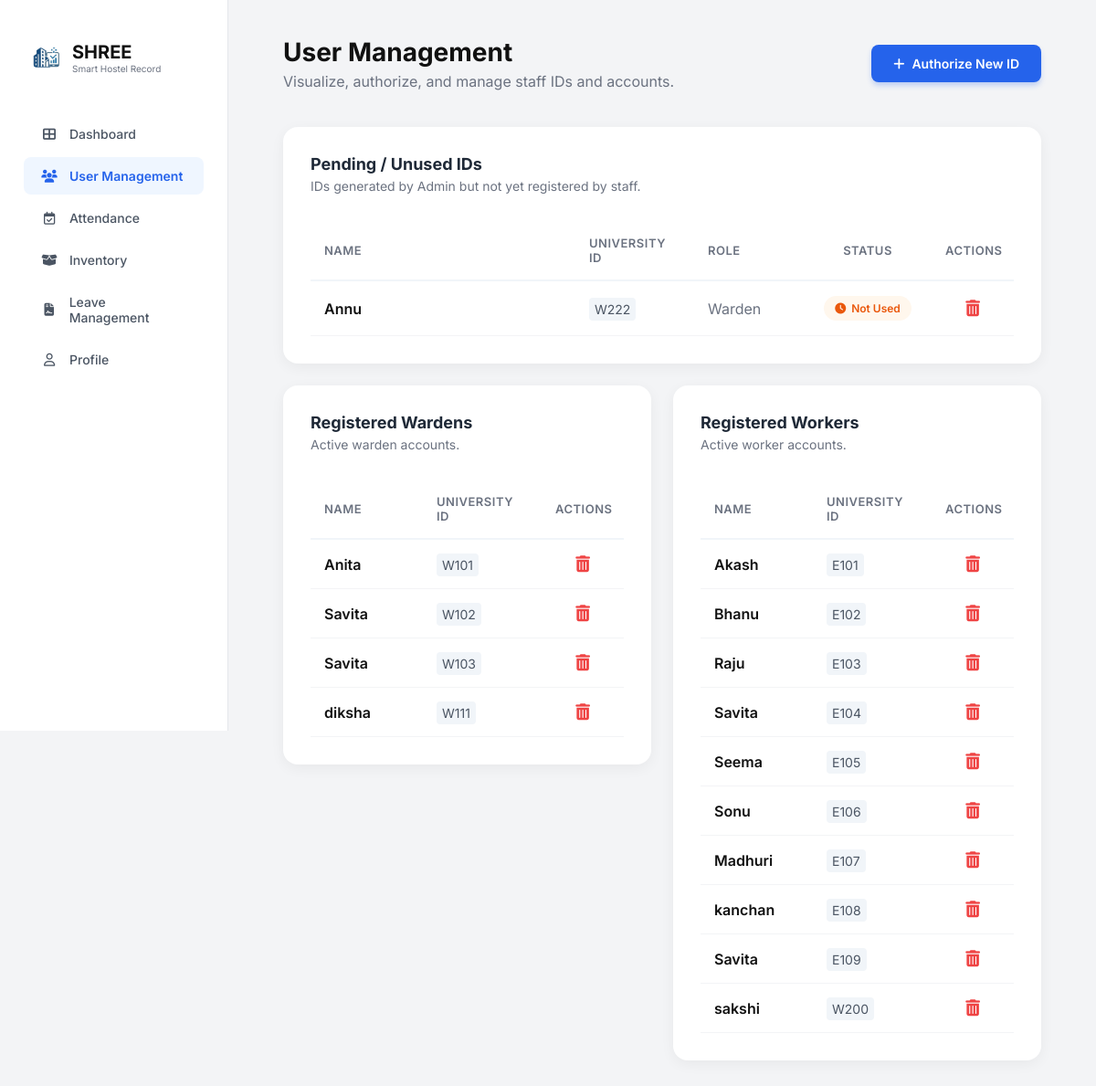
The app's page /Shree-admin/users/, older data.
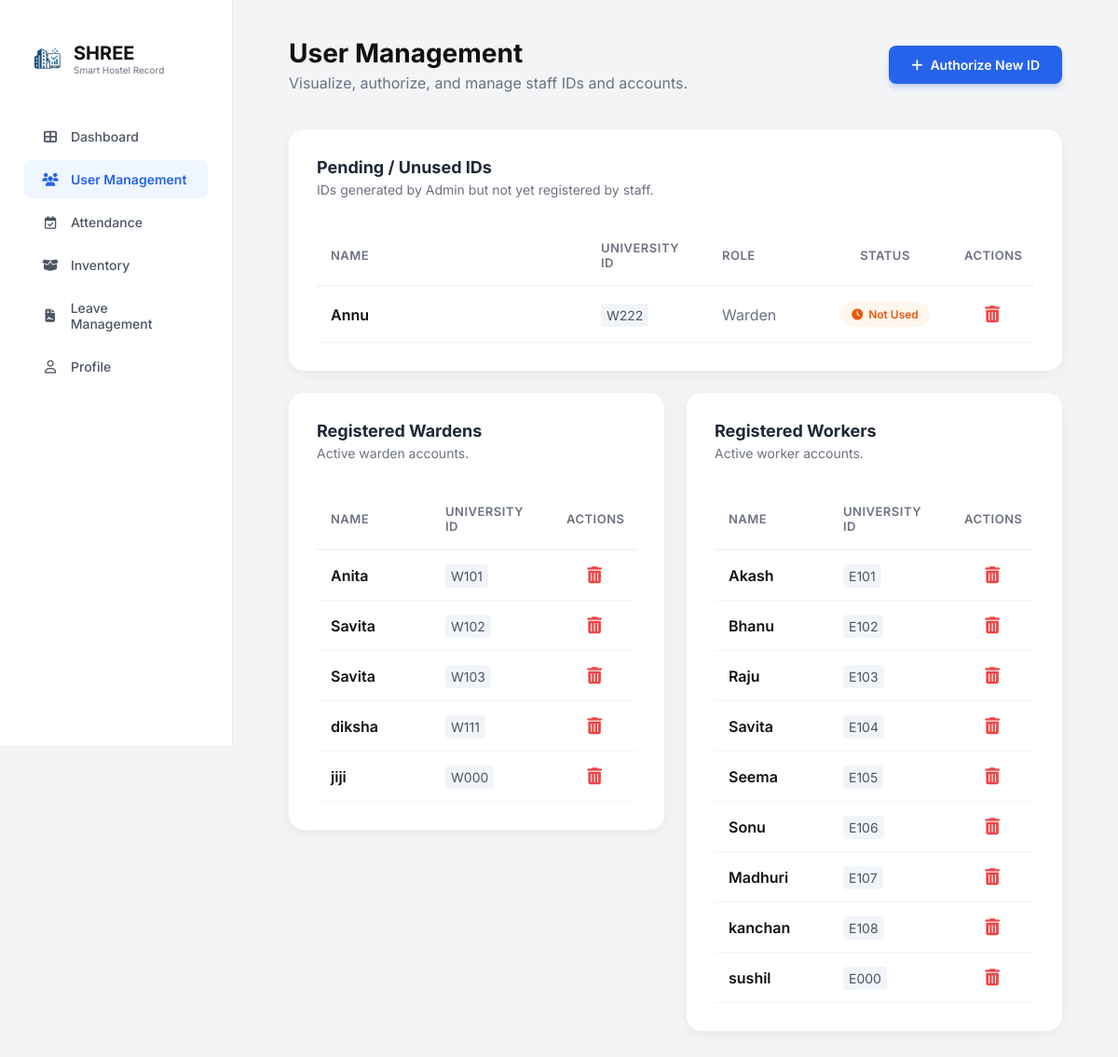
The same page, newer data.
### accounts/models.py (models this page shows, shortened)
class UniversityID(models.Model):
    ROLE_CHOICES = (
        ('warden', 'Warden'),
        ('worker', 'Worker'),
    )
    university_id = models.CharField(max_length=50, unique=True)
    full_name = models.CharField(max_length=100)
    role = models.CharField(max_length=20, choices=ROLE_CHOICES)
    is_used = models.BooleanField(default=False)

### Shree1/views.py (the view)
# urls.py: path('Shree-admin/users/', views.admin_user_management, name='admin_user_management'),
def admin_user_management(request):  #sneha ka new update
    unused_ids = UniversityID.objects.filter(is_used=False)
    wardens = UniversityID.objects.filter(is_used=True, role__iexact='warden')
    workers = UniversityID.objects.filter(is_used=True, role__iexact='worker')
    context = {
        'unused_ids': unused_ids,
        'wardens': wardens,
        'workers': workers,
    }
    return render(request, 'Shree1/admin_user_management.html', context)

### templates/Shree1/admin_user_management.html (shortened to what the changed rows need)
{% load static %}
<!doctype html>
<html lang="en">
  <head>
    <link
      rel="stylesheet"
      href="{% static 'Shree1/css/dashboardAdmin.css' %}"
    />
    <link
      rel="stylesheet"
      href="{% static 'Shree1/css/admin_user_management.css' %}"
    />
    <link
      rel="stylesheet"
      href="https://cdnjs.cloudflare.com/ajax/libs/font-awesome/6.5.1/css/all.min.css"
    />
  </head>
  <body>
    <div class="admin-page-container">
      <aside class="sidebar">
        <div class="logo-area">
          <div class="logo-text">
            <h2 class="brand-name">SHREE</h2>
          </div>
        </div>
      </aside>
      <main class="main-body">
        <header class="main-header">
          <div class="header-left">
            <h1>User Management</h1>
          </div>
        </header>
        <div class="white-card mb-4">
          <table class="user-data-table">
            <thead>
              <tr>
                <th class="col-name">Name</th>
                <th class="col-id">University ID</th>
                <th class="col-role">Role</th>
                <th class="col-status">Status</th>
                <th class="col-actions">Actions</th>
              </tr>
            </thead>
            <tbody>
              {% for id_obj in unused_ids %}
              <tr>
                <td class="col-name font-bold">{{ id_obj.full_name }}</td>
                <td class="col-id"><code>{{ id_obj.university_id }}</code></td>
                <td class="col-role">{{ id_obj.role|capfirst }}</td>
                <td class="col-status">
                  <span class="status-indicator pending">
                    <i class="fa-solid fa-clock"></i> Not Used
                  </span>
                </td>
                <td class="col-actions">
                  <a
                    href="{% url 'delete_uni_id' id_obj.id %}"
                    class="delete-icon-btn"
                    title="Revoke ID"
                  >
                    <i class="fa-solid fa-trash-can"></i>
                  </a>
                </td>
              </tr>
              {% empty %}
              <tr>
                <td colspan="5" class="empty-state">No pending IDs found.</td>
              </tr>
              {% endfor %}
            </tbody>
          </table>
        </div>
        <div class="registered-staff-grid">
          <div class="white-card">
            <table class="user-data-table">
              <thead>
                <tr>
                  <th class="col-name">Name</th>
                  <th class="col-id">University ID</th>
                  <th class="col-actions">Actions</th>
                </tr>
              </thead>
              <tbody>
                {% for warden in wardens %}
                <tr>
                  <td class="col-name font-bold">{{ warden.full_name }}</td>
                  <td class="col-id">
                    <code>{{ warden.university_id }}</code>
                  </td>
                  <td class="col-actions">
                    <a
                      href="{% url 'delete_uni_id' warden.id %}"
                      class="delete-icon-btn"
                      title="Revoke ID"
                    >
                      <i class="fa-solid fa-trash-can"></i>
                    </a>
                  </td>
                </tr>
                {% empty %}
                <tr>
                  <td colspan="3" class="empty-state">
                    No registered wardens.
                  </td>
                </tr>
                {% endfor %}
              </tbody>
            </table>
          </div>
          <div class="white-card">
            <table class="user-data-table">
              <thead>
                <tr>
                  <th class="col-name">Name</th>
                  <th class="col-id">University ID</th>
                  <th class="col-actions">Actions</th>
                </tr>
              </thead>
              <tbody>
                {% for worker in workers %}
                <tr>
                  <td class="col-name font-bold">{{ worker.full_name }}</td>
                  <td class="col-id">
                    <code>{{ worker.university_id }}</code>
                  </td>
                  <td class="col-actions">
                    <a
                      href="{% url 'delete_uni_id' worker.id %}"
                      class="delete-icon-btn"
                      title="Revoke ID"
                    >
                      <i class="fa-solid fa-trash-can"></i>
                    </a>
                  </td>
                </tr>
                {% empty %}
                <tr>
                  <td colspan="3" class="empty-state">
                    No registered workers.
                  </td>
                </tr>
                {% endfor %}
              </tbody>
            </table>
          </div>
        </div>
      </main>
    </div>
  </body>
</html>

Row changes from the older to the newer data that the page shows:
removed UniversityID: full_name "Savita", university_id "E109", shown under "Registered Workers"
removed UniversityID: full_name "sakshi", university_id "W200", shown under "Registered Workers"
added UniversityID: full_name "jiji", university_id "W000", shown under "Registered Wardens"
added UniversityID: full_name "sushil", university_id "E000", shown under "Registered Workers"
